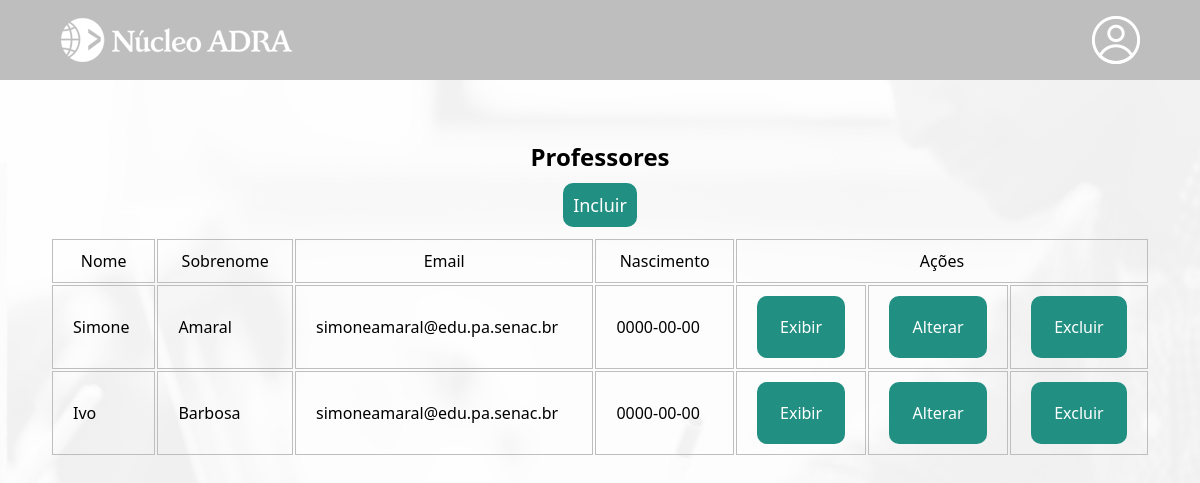
/institucional/professor/index.php, run on an earlier commit of the app's database.
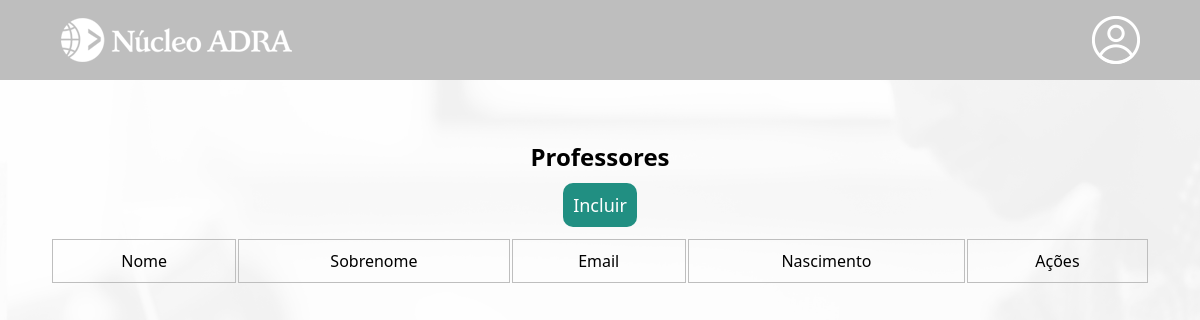
And on a later commit of the database.
### tables this page shows
CREATE TABLE `professor` (
  `id_professor` int unsigned NOT NULL AUTO_INCREMENT,
  `nome` varchar(50) NOT NULL,
  `sobrenome` varchar(50) NOT NULL,
  `email` varchar(100) NOT NULL,
  `nascimento` date NOT NULL,
  `endereco_id` int unsigned NOT NULL,
  PRIMARY KEY (`id_professor`),
  KEY `fk_professor_endereco1_idx` (`endereco_id`),
  CONSTRAINT `fk_professor_endereco1` FOREIGN KEY (`endereco_id`) REFERENCES `endereco` (`id`)
);

### institucional/professor/index.php (the view, shortened to what this page needs)
<?php
    require_once "../../util/config.php";
    $idAluno = $_GET['i'];
    $sql = "SELECT * FROM professor";
    $result = mysqli_query($link, $sql);
?>
<!DOCTYPE html>
<html lang="pt-br">
<head>
    <link rel="stylesheet" href="../../css/mural.css">
</head>
<body>
<header>
        <main>
            <div class="cabecalho-conteudo">
                <a href="../administrador.php?i=<?php echo $idAluno; ?>">
                <div id="logo" class="opcoes-nav">
                    <img src="../../imagens/nucleo-adra-branco-232x48.png" alt="logo-adra">
                </div>
                </a>
                <div id="perfil" class="opcoes-nav">
                </div>
            </div>
        </main>
    </header>
<div class="container-admin">
    <h2>Professores</h2>
    <p><a href="create.php?i=<?php echo $idAluno; ?>">Incluir</a></p>
    <table border="0" class="tabela-admin">
        <tr class="tabela-titulo">
            <td><center>Nome</center></td>
            <td><center>Sobrenome</center></td>
            <td><center>Email</center></td>
            <td><center>Nascimento</center></td>
            <td colspan="4"><center>Ações</center></td>
        </tr>
        <?php while($row = mysqli_fetch_array($result)){?>
        <tr class="tabela-linha">
            <td><?php echo($row['nome'])?></td>
            <td><?php echo($row['sobrenome'])?></td>
            <td><?php echo($row['email'])?></td>
            <td><?php echo($row['nascimento'])?></td>
            <td><?php echo('<a href="read.php?id='.$row['id_professor'].'&i='.$idAluno.'">Exibir</a>')?></td>
            <td><?php echo('<a href="update.php?id='.$row['id_professor'].'&i='.$idAluno.'">Alterar</a>')?></td>
            <td><?php echo('<a href="delete.php?id='.$row['id_professor'].'&i='.$idAluno.'">Excluir</a>')?></td>
        </tr>
        <?php } ?>
    </table>
    </div>
</body>
</html>

### css/mural.css (style rules this page uses)
* { padding: 0; margin: 0; box-sizing: border-box; font-family:'Segoe UI', Tahoma, Geneva, Verdana, sans-serif; }
body { background: url("../imagens/Professor-icone-branco.png") no-repeat center center fixed; background-size: cover; -webkit-background-size: cover; -moz-background-size: cover; -o-background-size: cover; }
header { height: 10vh; background-color: #bebebe; display: flex; align-items: center; justify-content: center; }
main div { color: white; font-size: 20px; display: flex; justify-content: space-between; align-items: center; }
.cabecalho-conteudo { margin: 0 auto; padding: 0; display: flex; width: 90vw; height: 48px; justify-content: space-between; align-items: center; }
.opcoes-nav { display: flex; gap: 50px; height: 10vh; }
main a { text-decoration: none; }
#logo { cursor: pointer; }
#perfil { cursor: pointer; width: 48px; height: 48px; background-image: url("../imagens/perfil-branco.png"); }
table { width: 100%; }
table td { border: 1px solid #bebebe; padding: 10px 20px; }
p { margin: 10px 0; font-size: 18px; }
.container-admin { padding: 50px; width: 100vw; display: flex; flex-direction: column; align-items: center; }
.container-admin a { cursor: pointer; background-color: #218f82; padding: 10px; border-radius: 10px; color: white; text-decoration: none; }
.container-admin h2 { margin: 10px 0; }
.tabela-admin { margin-top: 10px; }
.tabela-linha a { padding: 20px; display: flex; flex-direction: column; align-items: center; text-decoration: none; background-color: #218f82; border-radius: 10px; }

What changed in the data, as far as the page shows it:
removed professor: nome "Simone", sobrenome "Amaral", email "simoneamaral@edu.pa.senac.br", nascimento "0000-00-00"
removed professor: nome "Ivo", sobrenome "Barbosa", email "simoneamaral@edu.pa.senac.br", nascimento "0000-00-00"
